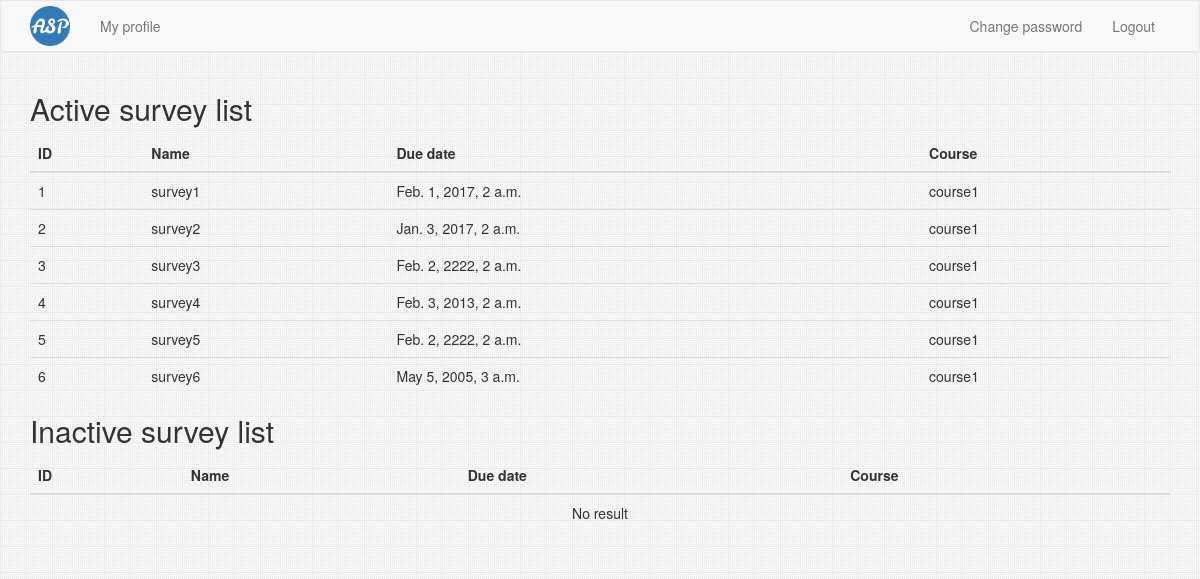
/ (signed in), run on an earlier commit of the app's database.
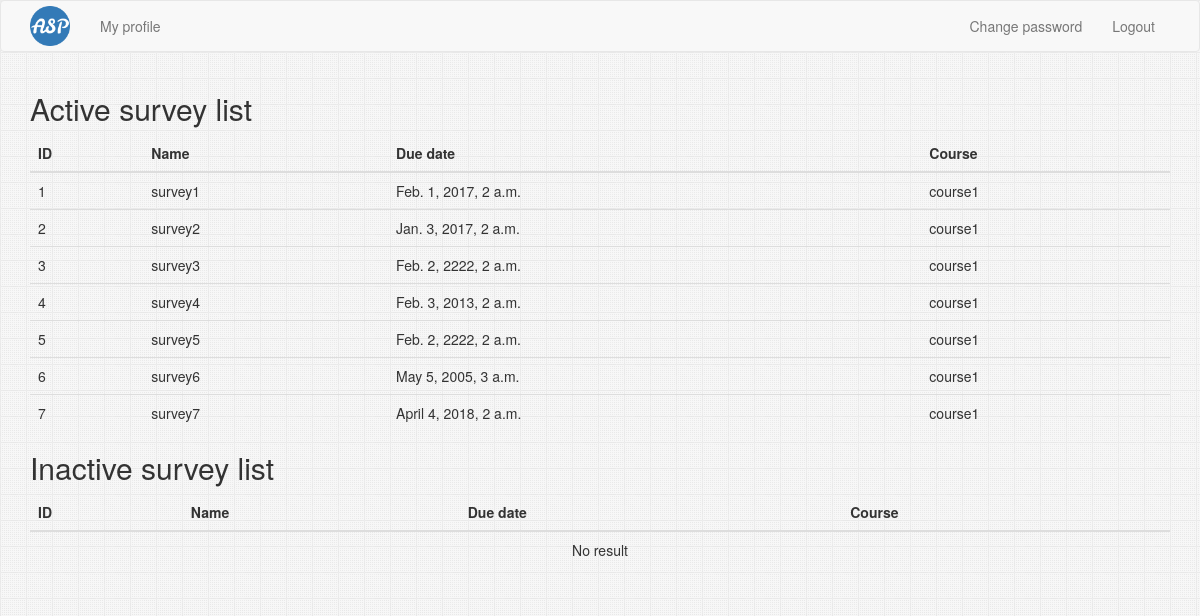
And on a later commit of the database.
### Survey/models.py (models this page shows, shortened)
class Survey(models.Model):
    name = models.CharField(
        max_length=400,
    )
    description = models.TextField(
        max_length=4000,
    )
    creation_date = models.DateTimeField(
        auto_now_add=True,
    )
    due_date = models.DateTimeField()
    is_active = models.BooleanField(
        default=True,
    )
    professor = models.ForeignKey(
        Professor,
        related_name='surveys',
    )
    educational_year = models.ForeignKey(
        EducationalYear,
        related_name='surveys',
    )
    course = models.ForeignKey(
        Course,
        related_name='surveys',
    )

### Course/models.py (models this page shows)
class Course(models.Model):
    name = models.CharField(
        max_length=200,
    )
    code = models.CharField(
        max_length=200,
    )
    department = models.ForeignKey(
        Department,
        on_delete=models.CASCADE,
        related_name='courses',
    )
    academic_year = models.ForeignKey(
        AcademicYear,
        on_delete=models.CASCADE,
        related_name='courses',
    )
    is_active = models.BooleanField(
        default=True,
    )
    def __str__(self):
        return self.name

### Home/views.py (the view, shortened to what this page needs)
# urls.py: url(r'^$', HomeOption.as_view(), name="option"),
class HomeOption(View):
    def get(self, request, *args, **kwargs):
        if request.user.is_authenticated():
            if request.user.is_admin:
                return self.home_admin(request, *args, **kwargs)
            elif request.user.is_professor:
                return self.home_professor(request, *args, **kwargs)
            return self.home_student(request, *args, **kwargs)
        return self.home_unauthenticated(request, *args, **kwargs)
    @staticmethod
    def home_professor(request, *args, **kwargs):
        surveys = Survey.objects.filter(professor_id=request.user.id).all()
        surveys_active = []
        surveys_inactive = []
        for survey in surveys:
            if survey.is_active:
                surveys_active += [survey]
            else:
                surveys_inactive += [survey]
        context = {'surveys_active': surveys_active,
                   'surveys_inactive': surveys_inactive}
        return render(request, 'Home/home_professor.html', context)

### Home/templates/Home/home_professor.html (shortened to what this page needs)
{% extends 'base.html' %}
{% load index %}
{% block content %}
    <h2>
        Active survey list
    </h2>
    <table class="table table-hover">
        <thead>
        <tr>
            <th>ID</th>
            <th>Name</th>
            <th>Due date</th>
            <th>Course</th>
        </tr>
        </thead>
        <tbody data-link="row" class="rowlink">
        {% for survey in surveys_active %}
            <tr>
                <td><a href="{% url 'survey:read' survey.id %}">{{ survey.id }}</a></td>
                <td>{{ survey.name }}</td>
                <td>{{ survey.due_date }}</td>
                <td>{{ survey.course }}</td>
            </tr>
        {% empty %}
            <tr>
                <td colspan="6" class="text-center">No result</td>
            </tr>
        {% endfor %}
        </tbody>
    </table>
    <h2>
        Inactive survey list
    </h2>
    <table class="table table-hover">
        <thead>
        <tr>
            <th>ID</th>
            <th>Name</th>
            <th>Due date</th>
            <th>Course</th>
        </tr>
        </thead>
        <tbody data-link="row" class="rowlink">
        {% for survey in surveys_completed %}
            <tr>
                <td><a href="{% url 'survey:read' survey.id %}">{{ survey.id }}</a></td>
                <td>{{ survey.name }}</td>
                <td>{{ survey.due_date }}</td>
                <td>{{ survey.course }}</td>
            </tr>
        {% empty %}
            <tr>
                <td colspan="6" class="text-center">No result</td>
            </tr>
        {% endfor %}
        </tbody>
    </table>
{% endblock %}

What changed in the data, as far as the page shows it:
added Survey: id "7", name "survey7", due_date "April 4, 2018, 2 a.m.", course "course1"
